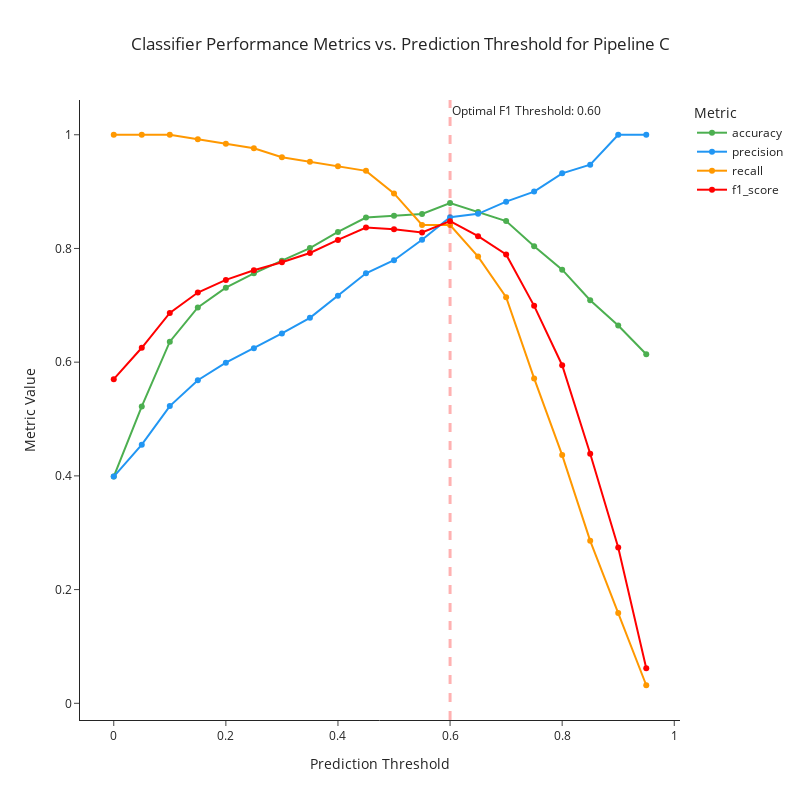

The code cell stored with this chart in its notebook:
### Code cell
plot_classifier_metrics_vs_threshold(df_metrics, optimal_threshold = threshold, model_name=model_name)

### Figure 1 — Plotly figure (JSON) as saved in the notebook; plotly's stock layout.template omitted (floating-point values rounded to 4 significant figures)
{"data": [{"hovertemplate": "variable=accuracy<br>threshold=%{x}<br>value=%{y}<extra></extra>", "legendgroup": "accuracy", "line": {"color": "#4CAF50", "dash": "solid"}, "marker": {"symbol": "circle"}, "mode": "lines+markers", "name": "accuracy", "orientation": "v", "showlegend": true, "type": "scatter", "x": [0.0, 0.05, 0.1, 0.15, 0.2, 0.25, 0.3, 0.35, 0.4, 0.45, 0.5, 0.55, 0.6, 0.65, 0.7, 0.75, 0.8, 0.85, 0.9, 0.95], "xaxis": "x", "y": [0.3987, 0.5222, 0.6361, 0.6962, 0.731, 0.7563, 0.7785, 0.8006, 0.8291, 0.8544, 0.8576, 0.8608, 0.8797, 0.8639, 0.8481, 0.8038, 0.7627, 0.7089, 0.6646, 0.6139], "yaxis": "y"}, {"hovertemplate": "variable=precision<br>threshold=%{x}<br>value=%{y}<extra></extra>", "legendgroup": "precision", "line": {"color": "#2196F3", "dash": "solid"}, "marker": {"symbol": "circle"}, "mode": "lines+markers", "name": "precision", "orientation": "v", "showlegend": true, "type": "scatter", "x": [0.0, 0.05, 0.1, 0.15, 0.2, 0.25, 0.3, 0.35, 0.4, 0.45, 0.5, 0.55, 0.6, 0.65, 0.7, 0.75, 0.8, 0.85, 0.9, 0.95], "xaxis": "x", "y": [0.3987, 0.4549, 0.5228, 0.5682, 0.599, 0.6244, 0.6505, 0.678, 0.7169, 0.7564, 0.7793, 0.8154, 0.8548, 0.8609, 0.8824, 0.9, 0.9322, 0.9474, 1.0, 1.0], "yaxis": "y"}, {"hovertemplate": "variable=recall<br>threshold=%{x}<br>value=%{y}<extra></extra>", "legendgroup": "recall", "line": {"color": "#FF9800", "dash": "solid"}, "marker": {"symbol": "circle"}, "mode": "lines+markers", "name": "recall", "orientation": "v", "showlegend": true, "type": "scatter", "x": [0.0, 0.05, 0.1, 0.15, 0.2, 0.25, 0.3, 0.35, 0.4, 0.45, 0.5, 0.55, 0.6, 0.65, 0.7, 0.75, 0.8, 0.85, 0.9, 0.95], "xaxis": "x", "y": [1.0, 1.0, 1.0, 0.9921, 0.9841, 0.9762, 0.9603, 0.9524, 0.9444, 0.9365, 0.8968, 0.8413, 0.8413, 0.7857, 0.7143, 0.5714, 0.4365, 0.2857, 0.1587, 0.03175], "yaxis": "y"}, {"hovertemplate": "variable=f1_score<br>threshold=%{x}<br>value=%{y}<extra></extra>", "legendgroup": "f1_score", "line": {"color": "red", "dash": "solid"}, "marker": {"symbol": "circle"}, "mode": "lines+markers", "name": "f1_score", "orientation": "v", "showlegend": true, "type": "scatter", "x": [0.0, 0.05, 0.1, 0.15, 0.2, 0.25, 0.3, 0.35, 0.4, 0.45, 0.5, 0.55, 0.6, 0.65, 0.7, 0.75, 0.8, 0.85, 0.9, 0.95], "xaxis": "x", "y": [0.5701, 0.6253, 0.6866, 0.7225, 0.7447, 0.7616, 0.7756, 0.7921, 0.8151, 0.8369, 0.8339, 0.8281, 0.848, 0.8216, 0.7895, 0.699, 0.5946, 0.439, 0.274, 0.06154], "yaxis": "y"}], "layout": {"annotations": [{"showarrow": false, "text": "Optimal F1 Threshold: 0.60", "x": 0.6, "xanchor": "left", "xref": "x", "y": 1, "yanchor": "top", "yref": "y domain"}], "height": 800, "hovermode": "x unified", "legend": {"title": {"text": "Metric"}, "tracegroupgap": 0}, "shapes": [{"line": {"color": "red", "dash": "dash", "width": 3}, "type": "line", "x0": 0.6, "x1": 0.6, "xref": "x", "y0": 0, "y1": 1, "yref": "y domain"}], "title": {"text": "Classifier Performance Metrics vs. Prediction Threshold for Pipeline C", "x": 0.5}, "width": 800, "xaxis": {"anchor": "y", "domain": [0, 1], "title": {"text": "Prediction Threshold"}}, "yaxis": {"anchor": "x", "domain": [0, 1], "title": {"text": "Metric Value"}}}}
